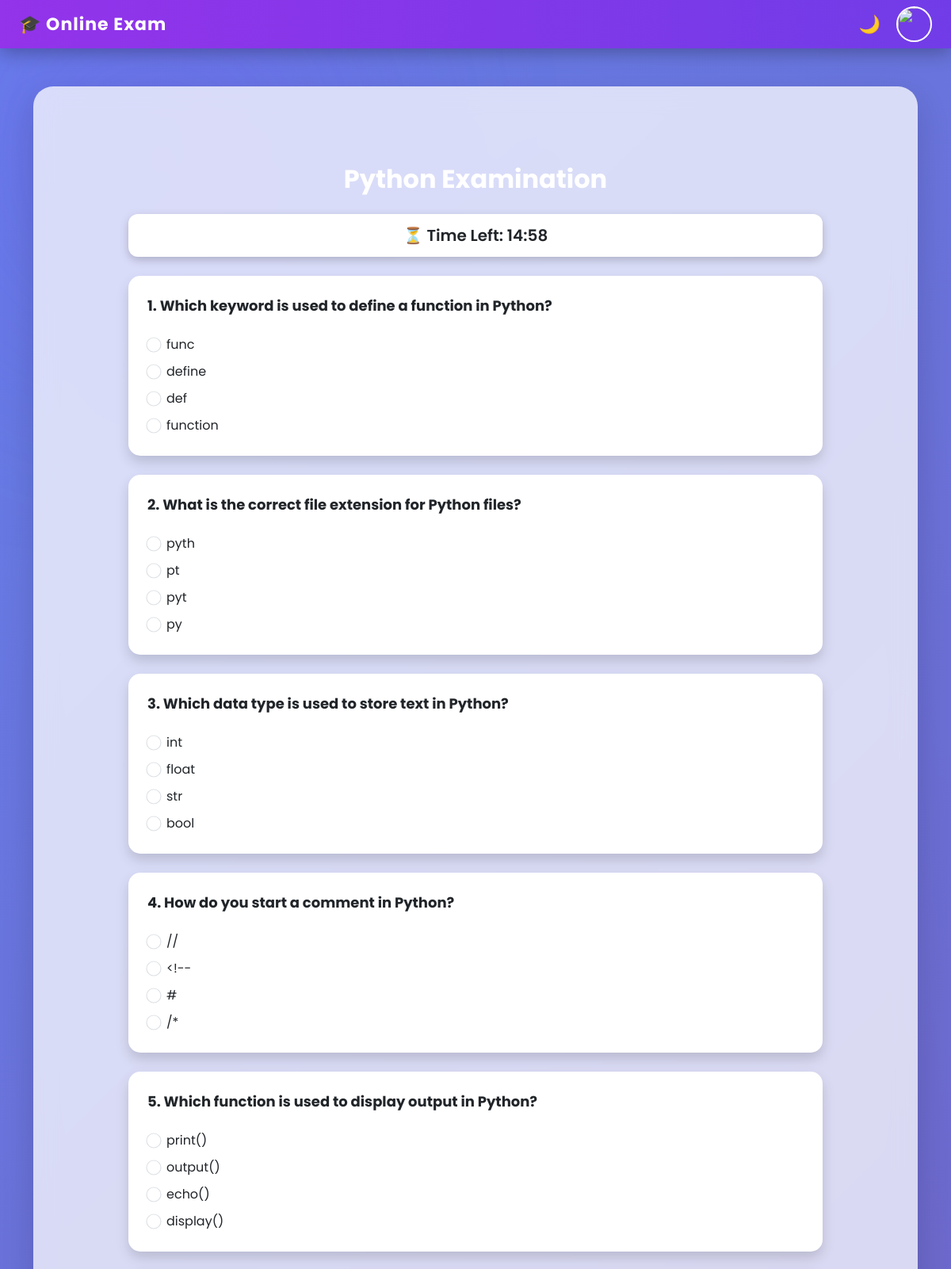
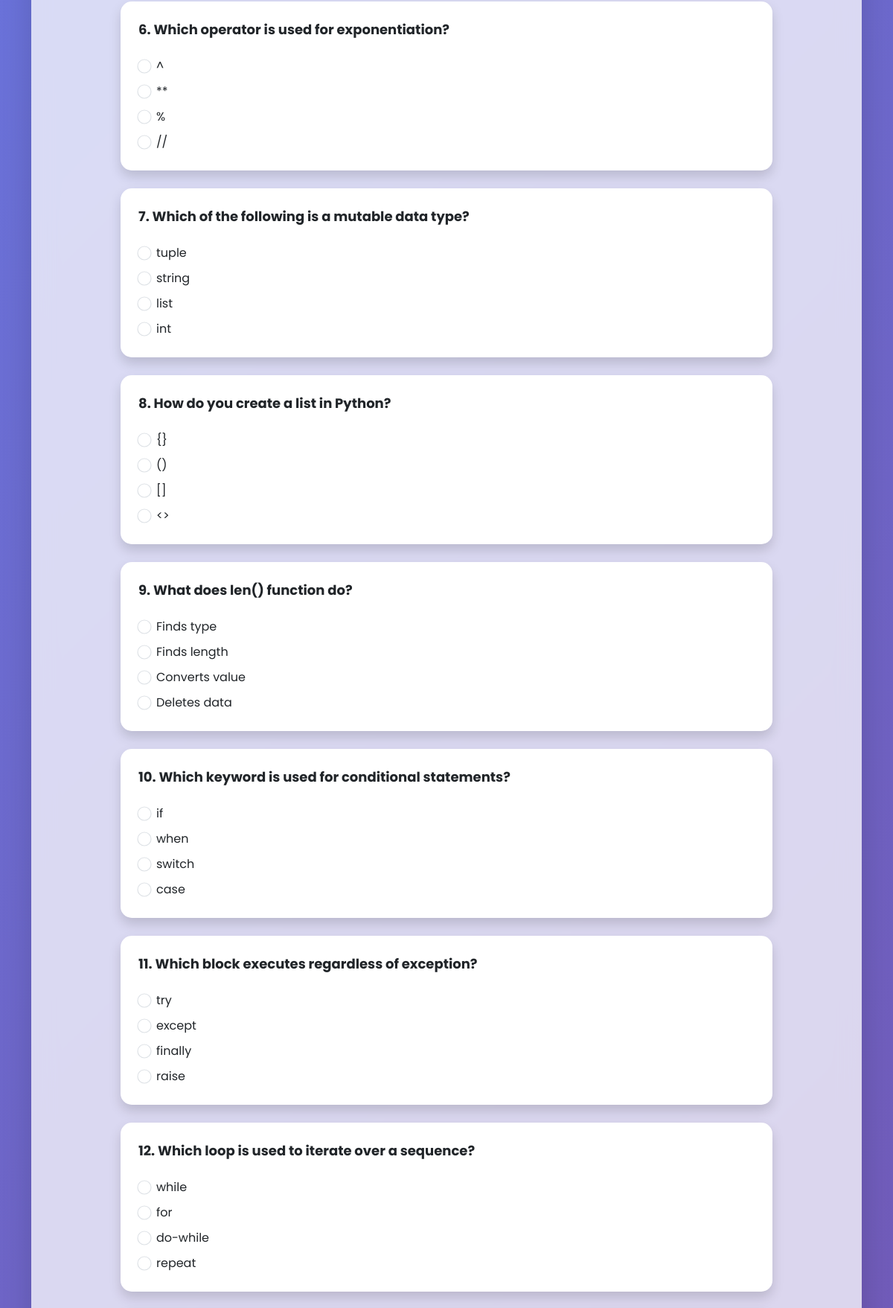
Screenshot of /exam/1/ (signed in, upper part) with the database file from the repository (2 pictures, top to bottom).
### exam/models.py (models this page shows, shortened)
class Subject(models.Model):
    name = models.CharField(max_length=100)

class Question(models.Model):
    subject = models.ForeignKey(Subject, on_delete=models.CASCADE)
    question = models.TextField()
    option1 = models.CharField(max_length=200)
    option2 = models.CharField(max_length=200)
    option3 = models.CharField(max_length=200)
    option4 = models.CharField(max_length=200)
    correct_answer = models.CharField(max_length=255)

### exam/views.py (the view, shortened to what this page needs)
# urls.py: path('exam/<int:subject_id>/', views.start_exam, name='start_exam'),
@login_required(login_url='login')
def start_exam(request, subject_id):
    subject = get_object_or_404(Subject, id=subject_id)
    questions = Question.objects.filter(subject=subject)
    return render(request, 'exam.html', {
        'subject': subject,
        'questions': questions
    })

### exam/templates/exam.html (shortened to what this page needs)
{% extends 'base.html' %}
{% block content %}
<div class="container mt-5 exam-container">
    <div class="exam-header">
        <h2>{{ subject.name }} Examination</h2>
    </div>
    <div class="timer-box text-center mb-4">
        ⏳ Time Left: <span id="timer">00:00</span>
    </div>
    <form method="POST" onsubmit="return validateForm()">
        {% for q in questions %}
            <div class="card p-4 mb-4 shadow question-card">
                <p>
                    <strong>{{ forloop.counter }}. {{ q.question }}</strong>
                </p>
                <div class="form-check mt-2">
                    <input class="form-check-input" type="radio" name="{{ q.id }}" value="{{ q.option1 }}">
                    <label class="form-check-label">{{ q.option1 }}</label>
                </div>
                <div class="form-check mt-2">
                    <input class="form-check-input" type="radio" name="{{ q.id }}" value="{{ q.option2 }}">
                    <label class="form-check-label">{{ q.option2 }}</label>
                </div>
                <div class="form-check mt-2">
                    <input class="form-check-input" type="radio" name="{{ q.id }}" value="{{ q.option3 }}">
                    <label class="form-check-label">{{ q.option3 }}</label>
                </div>
                <div class="form-check mt-2">
                    <input class="form-check-input" type="radio" name="{{ q.id }}" value="{{ q.option4 }}">
                    <label class="form-check-label">{{ q.option4 }}</label>
                </div>
            </div>
        {% endfor %}
    </form>
</div>
{% endblock %}

### exam/templates/base.html (style rules this page uses)
:root { --primary: #6366f1; --secondary: #9333ea; --dark-bg: #0f172a; --light-bg: #f8fafc; --glass: rgba(255,255,255,0.15); }
body { font-family: 'Poppins', sans-serif; background: var(--light-bg); transition: 0.4s ease; overflow-x: hidden; }

### exam/templates/exam.html (style rules this page uses)
body { background: linear-gradient(135deg, #667eea, #764ba2); }
.exam-container { max-width: 900px; margin: auto; }
.exam-header { text-align: center; color: white; margin-bottom: 25px; }
.exam-header h2 { font-weight: bold; }
.timer-box { background: white; border-radius: 12px; padding: 12px; font-size: 20px; font-weight: 600; box-shadow: 0 4px 12px rgba(0,0,0,0.2); }
.question-card { border-radius: 15px; border: none; transition: 0.3s ease; }
.question-card strong { font-size: 18px; }
.form-check-input { cursor: pointer; transform: scale(1.2); margin-right: 8px; }
.form-check-label { cursor: pointer; font-size: 16px; }

### rows the page displays
Subject: name "Python"
Question: question "Which keyword is used to define a function in Python?", option1 "func", option2 "define", option3 "def", option4 "function"
Question: question "What is the correct file extension for Python files?", option1 "pyth", option2 "pt", option3 "pyt", option4 "py"
Question: question "Which data type is used to store text in Python?", option1 "int", option2 "float", option3 "str", option4 "bool"
Question: question "How do you start a comment in Python?", option1 "//", option2 "<!--", option3 "#", option4 "/*"
Question: question "Which function is used to display output in Python?", option1 "print()", option2 "output()", option3 "echo()", option4 "display()"
Question: question "Which operator is used for exponentiation?", option1 "^", option2 "**", option3 "%", option4 "//"
Question: question "Which of the following is a mutable data type?", option1 "tuple", option2 "string", option3 "list", option4 "int"
Question: question "How do you create a list in Python?", option1 "{}", option2 "()", option3 "[]", option4 "<>"
Question: question "What does len() function do?", option1 "Finds type", option2 "Finds length", option3 "Converts value", option4 "Deletes data"
Question: question "Which keyword is used for conditional statements?", option1 "if", option2 "when", option3 "switch", option4 "case"
Question: question "Which block executes regardless of exception?", option1 "try", option2 "except", option3 "finally", option4 "raise"
Question: question "Which loop is used to iterate over a sequence?", option1 "while", option2 "for", option3 "do-while", option4 "repeat"
